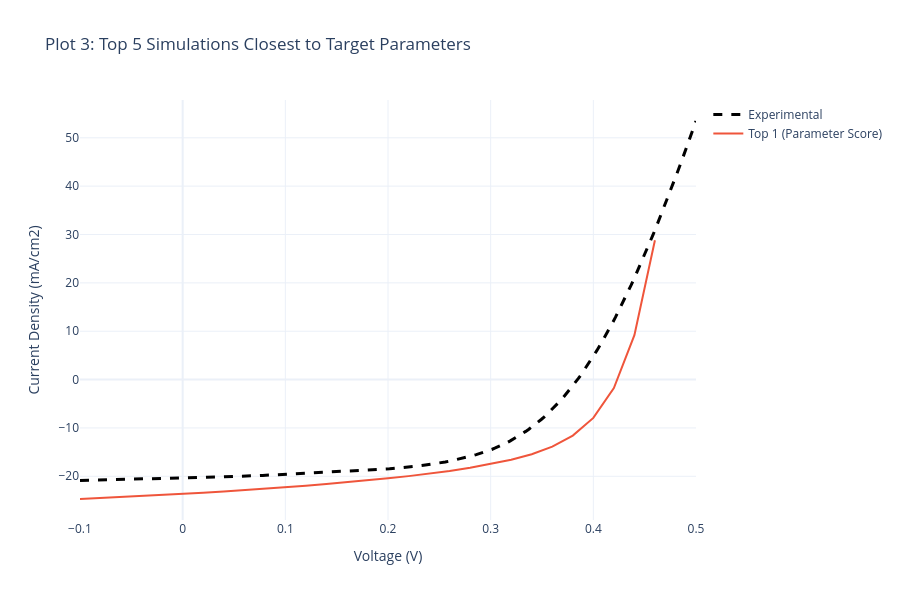

Write notebook code for a chart like this one.
### Markdown cell above
## Section 4: Parameter-Based Comparison with Target Values

### Methodology
In this section, we compare simulations against **target performance parameters** using a scoring algorithm. For each simulation, we calculate a normalized distance metric:

$$\text{Score} = \sum_{i} \left(\frac{X_i^{sim} - X_i^{target}}{X_i^{target}}\right)^2$$

where $X_i$ represents the performance parameters:
- $V_{oc}$ (Open Circuit Voltage)
- $J_{sc}$ (Short Circuit Current Density)  
- $FF$ (Fill Factor)
- $\eta$ (Power Conversion Efficiency)

**Interpretation**: Lower scores indicate simulations whose parameters are closer to the target values. This approach is useful for identifying device designs that achieve desired specifications.

### Application
The top 5 simulations with the lowest parameter scores are plotted alongside experimental data to evaluate whether parameter matching correlates with realistic device behavior.

### Code cell
# Calculate a Score (the lower the score, the closer to the target parameters)
for d in scaps_data:
    score = 0
    score += ((d['Voc'] - TARGET_VOC) / TARGET_VOC)**2
    score += ((d['Jsc'] - TARGET_JSC) / TARGET_JSC)**2
    score += ((d['FF'] - TARGET_FF) / TARGET_FF)**2
    score += ((d['eta'] - TARGET_ETA) / TARGET_ETA)**2
    d['param_score'] = score

top_5_params = sorted(scaps_data, key=lambda x: x['param_score'])[:5]

# ------------------ PLOT 3: TOP 5 VS EXPERIMENTAL (PARAMETERS) ------------------
fig3 = go.Figure()
fig3.add_trace(go.Scatter(
    x=exp_data['v(V)'], y=exp_data['jtot(mA/cm2)'], 
    mode='lines', name='Experimental', line=dict(color='black', dash='dash', width=3)
))

for i, d in enumerate(top_5_params):
    # Filter to experimental maximum limits
    mask = (d['v(V)'] <= EXP_V_MAX) & (d['jtot(mA/cm2)'] <= EXP_J_MAX)
    v_filtered = d['v(V)'][mask]
    j_filtered = d['jtot(mA/cm2)'][mask]
    
    hover_text = f"<b>{d['label']}</b><br>Voc: {d['Voc']} V<br>Jsc: {d['Jsc']} mA/cm²<br>FF: {d['FF']} %<br>η: {d['eta']} %"
    fig3.add_trace(go.Scatter(
        x=v_filtered, y=j_filtered, mode='lines', 
        name=f"Top {i+1} (Parameter Score)", hoverinfo='text', hovertext=hover_text
    ))

fig3.update_layout(
    title='Plot 3: Top 5 Simulations Closest to Target Parameters',
    xaxis_title='Voltage (V)', yaxis_title='Current Density (mA/cm2)',
    hovermode='closest', template='plotly_white', width=900, height=600
)
fig3.show()

# Create comparison table
print("\n" + "="*120)
print("TOP 5 PARAMETER MATCHES: EXPERIMENTAL VS SIMULATIONS")
print("="*120)
print(f"\n{'Metric':<20} {'Experimental':<18} {'Top 1':<18} {'Top 2':<18} {'Top 3':<18} {'Top 4':<18} {'Top 5':<18}")
print("-"*120)

# Only print as many rows as we have results
num_results = len(top_5_params)
if num_results >= 5:
    print(f"{'Voc (V)':<20} {TARGET_VOC:<18.4f} {top_5_params[0]['Voc']:<18.4f} {top_5_params[1]['Voc']:<18.4f} {top_5_params[2]['Voc']:<18.4f} {top_5_params[3]['Voc']:<18.4f} {top_5_params[4]['Voc']:<18.4f}")
    print(f"{'Jsc (mA/cm²)':<20} {TARGET_JSC:<18.4f} {top_5_params[0]['Jsc']:<18.4f} {top_5_params[1]['Jsc']:<18.4f} {top_5_params[2]['Jsc']:<18.4f} {top_5_params[3]['Jsc']:<18.4f} {top_5_params[4]['Jsc']:<18.4f}")
    print(f"{'FF (%)':<20} {TARGET_FF:<18.2f} {top_5_params[0]['FF']:<18.2f} {top_5_params[1]['FF']:<18.2f} {top_5_params[2]['FF']:<18.2f} {top_5_params[3]['FF']:<18.2f} {top_5_params[4]['FF']:<18.2f}")
    print(f"{'η (%)':<20} {TARGET_ETA:<18.4f} {top_5_params[0]['eta']:<18.4f} {top_5_params[1]['eta']:<18.4f} {top_5_params[2]['eta']:<18.4f} {top_5_params[3]['eta']:<18.4f} {top_5_params[4]['eta']:<18.4f}")
    print(f"{'Param Score':<20} {'---':<18} {top_5_params[0]['param_score']:<18.6f} {top_5_params[1]['param_score']:<18.6f} {top_5_params[2]['param_score']:<18.6f} {top_5_params[3]['param_score']:<18.6f} {top_5_params[4]['param_score']:<18.6f}")
else:
    print(f"Note: Only {num_results} results available (need at least 5)")
    for i in range(num_results):
        print(f"{'Voc (V)':<20} {TARGET_VOC:<18.4f} {top_5_params[i]['Voc']:<18.4f}")
        
print("="*120)

### Figure 1 — Plotly figure (JSON) as saved in the notebook; plotly's stock layout.template omitted (floating-point values rounded to 4 significant figures; data arrays with more than 128 entries replaced by an {"elided": "..."} marker saying what was removed)
{"data": [{"line": {"color": "black", "dash": "dash", "width": 3}, "mode": "lines", "name": "Experimental", "type": "scatter", "x": {"elided": "200 float values"}, "y": {"elided": "200 float values"}}, {"hoverinfo": "text", "hovertext": "<b>SCAPS Simulation</b><br>Voc: 0.42 V<br>Jsc: 23.6361538 mA/cm²<br>FF: 52.9654 %<br>η: 5.3063 %", "mode": "lines", "name": "Top 1 (Parameter Score)", "type": "scatter", "x": [-0.1, -0.08, -0.06, -0.04, -0.02, 0.0, 0.02, 0.04, 0.06, 0.08, 0.1, 0.12, 0.14, 0.16, 0.18, 0.2, 0.22, 0.24, 0.26, 0.28, 0.3, 0.32, 0.34, 0.36, 0.38, 0.4, 0.42, 0.44, 0.46], "y": [-24.7, -24.51, -24.3, -24.09, -23.87, -23.64, -23.39, -23.13, -22.86, -22.57, -22.27, -21.95, -21.61, -21.25, -20.86, -20.43, -19.97, -19.45, -18.88, -18.24, -17.48, -16.58, -15.44, -13.88, -11.59, -7.931, -1.739, 9.173, 28.83]}], "layout": {"height": 600, "hovermode": "closest", "title": {"text": "Plot 3: Top 5 Simulations Closest to Target Parameters"}, "width": 900, "xaxis": {"title": {"text": "Voltage (V)"}}, "yaxis": {"title": {"text": "Current Density (mA/cm2)"}}}}
